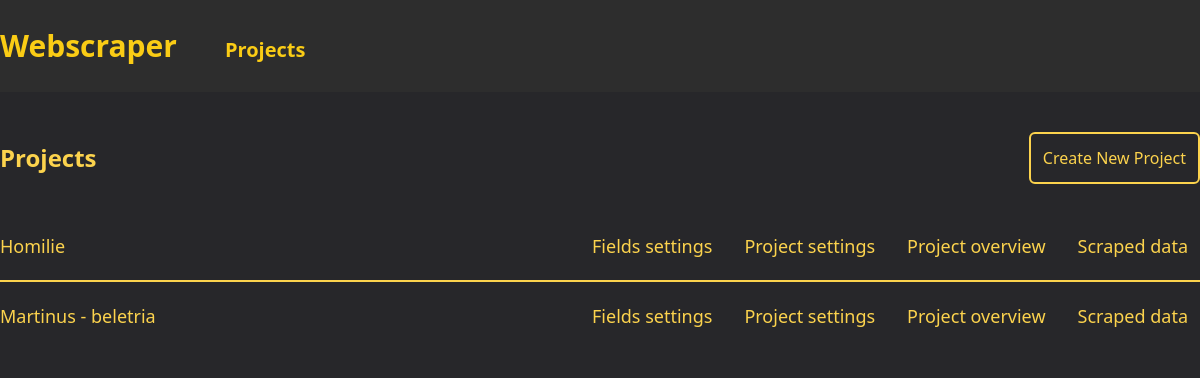
The app's page /, older data.
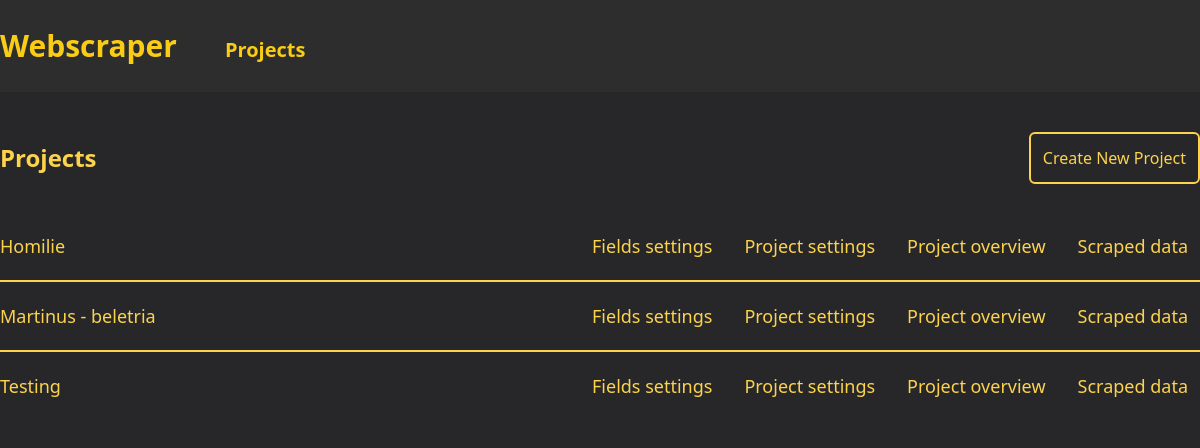
The same page, newer data.
### projects/models.py (models this page shows, shortened)
class Project(models.Model):
    SELECTOR_CHOICES = [
        ("xPath", "xPath"),
        ("CSS", "CSS"),
    ]
    main_page_url = models.CharField(max_length=1023)
    name = models.CharField(max_length=1023, default="", blank=True, null=True)
    number_of_pages_to_scrape = models.IntegerField(default=0)
    next_page_to_scrape = models.IntegerField(default=0)
    selector_type = models.CharField(max_length=10, choices=SELECTOR_CHOICES)
    component_path = models.CharField(max_length=1023, blank=True, null=True)
    fields = models.JSONField(default=default_fields)
    created_at = models.DateTimeField(auto_now_add=True)
    updated_at = models.DateTimeField(auto_now=True)

### projects/views.py (the view)
# urls.py: path("", views.ProjectsView.as_view(), name="projects"),
class ProjectsView(View):
    def get(self, request):
        projects = Project.objects.all()
        return render(request, "projects/projects.html", {"projects": projects})

### projects/templates/projects/projects.html
{% extends 'base.html' %}
{% load static %}
{% block content %}
<div class="my-10 w-full flex flex-col gap-7">
    <div class="flex flex-row items-center justify-between">
        <div class="text-2xl text-amber-300 font-bold">Projects</div>
        <a href="{% url 'projects:create_project' %}" class="px-3 py-3 w-fit items-center text-center text-amber-300 border-2 border-amber-300  hover:bg-amber-300 hover:text-zinc-800 rounded-md font-medium">
            Create New Project
        </a>
    </div>
    <div class="w-full flex flex-col divide-y-2 divide-amber-300">
    {% for project in projects %}
        <div class="w-full flex flex-row align-middle py-3 font-medium text-lg text-amber-300 justify-between ">
            <div class="flex flex-col justify-center">{{ project.name }}</div>
            <div class="flex gap-x-2">
                <a href="{% url 'project' project.id %}" class="px-3 py-2 min-w-32 items-center text-center text-amber-300  hover:bg-amber-300 hover:text-zinc-800 rounded-md font-medium">
                    Fields settings
                </a>
                <a href="{% url 'projects:update_project' project.id %}" class="px-3 py-2 min-w-32 items-center text-center text-amber-300  hover:bg-amber-300 hover:text-zinc-800 rounded-md font-medium">
                    Project settings
                </a>
                <a href="{% url 'projects:project_overview' project.id %}" class="px-3 py-2 min-w-32 items-center text-center text-amber-300  hover:bg-amber-300 hover:text-zinc-800 rounded-md font-medium">
                    Project overview
                </a>
                <a href="{% url 'scraped_data:show_data' project.id %}" class="px-3 py-2 min-w-32 items-center text-center text-amber-300 hover:bg-amber-300 hover:text-zinc-800 rounded-md font-medium">
                    Scraped data
                </a>
            </div>
        </div>
    {% empty %}
        <div class="px-3 min-w-32 items-center text-center text-amber-300">
            No projects yet
        </div>
    {% endfor %}
    </div>
</div>
{% endblock %}

Row changes from the older to the newer data that the page shows:
added Project: name "Testing"
